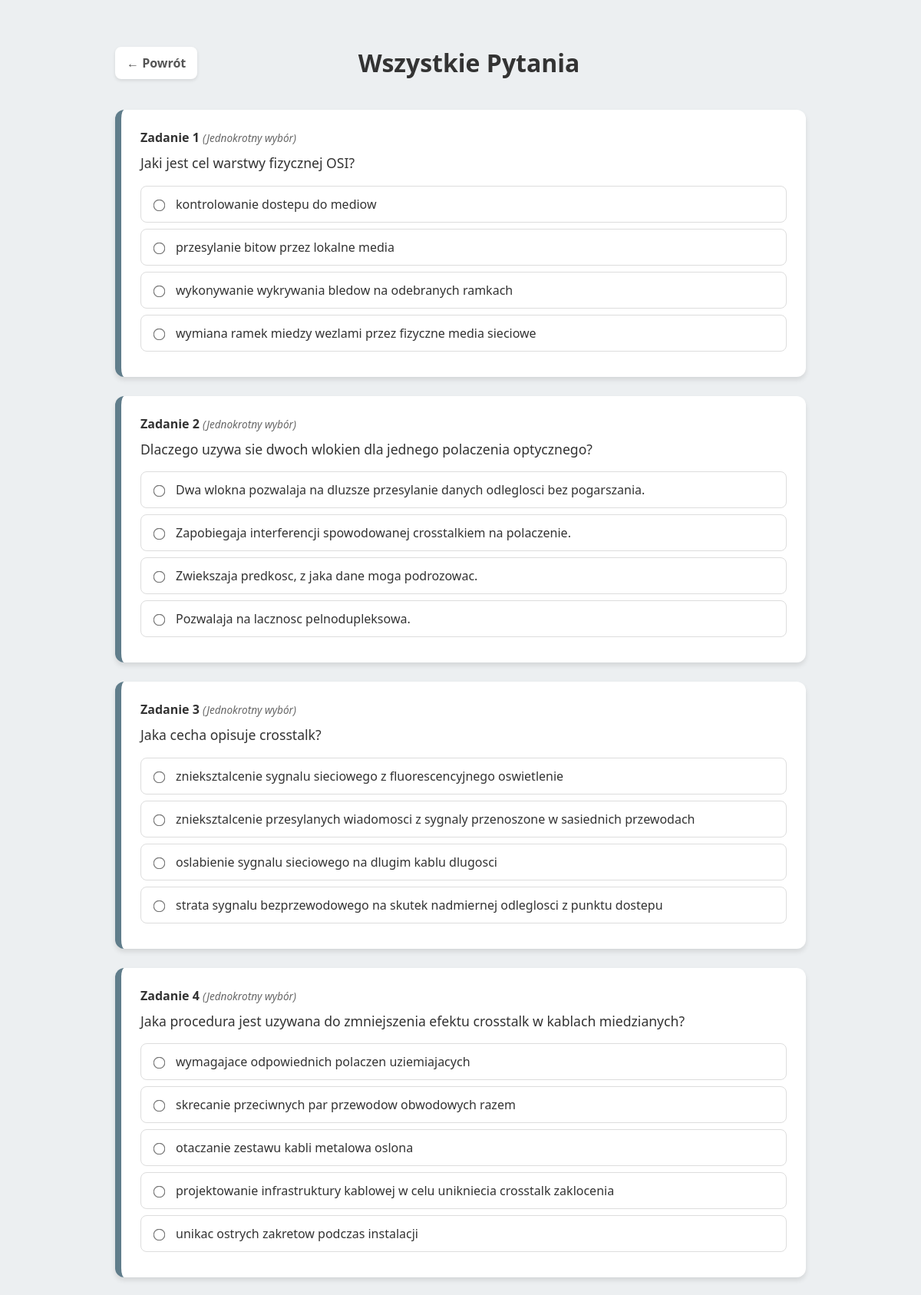
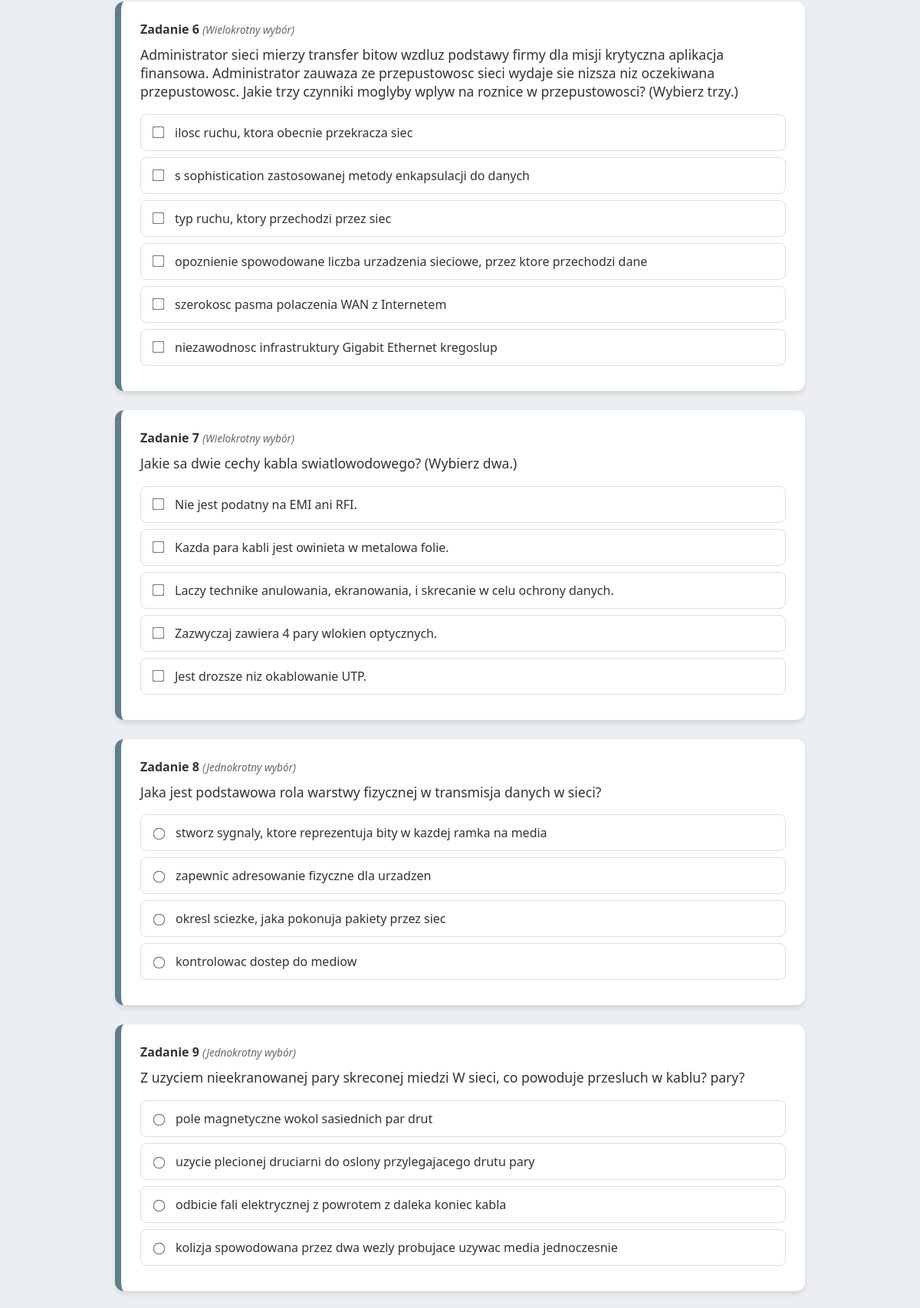
/test2/test2_wszystkie.php (upper part), run on the app's committed database (2 pictures, top to bottom).
### tables this page shows
CREATE TABLE `odpowiedzi2` (
  `id` int(11) NOT NULL AUTO_INCREMENT,
  `pytanie_id` int(11) DEFAULT NULL,
  `tresc` text NOT NULL,
  `czy_poprawna` tinyint(1) DEFAULT 0,
  PRIMARY KEY (`id`),
  KEY `pytanie_id` (`pytanie_id`),
  CONSTRAINT `odpowiedzi2_ibfk_1` FOREIGN KEY (`pytanie_id`) REFERENCES `pytania2` (`id`) ON DELETE CASCADE
);

### test2/test2_wszystkie.php (the view, shortened to what this page needs)
<?php
$host = 'localhost';
$user = 'root';
$pass = '1234';
$db   = 'pytania';
$conn = new mysqli($host, $user, $pass, $db);
$quiz = [];
$is_submitted = false;
$sql = "SELECT p.id as p_id, p.tresc as p_tresc, p.obrazek, p.multiple,
               o.id as o_id, o.tresc as o_tresc, o.czy_poprawna
        FROM pytania2 p
        LEFT JOIN odpowiedzi2 o ON p.id = o.pytanie_id
        ORDER BY p.id ASC";
$result = $conn->query($sql);
while ($row = $result->fetch_assoc()) {
    $quiz[$row['p_id']]['tresc'] = $row['p_tresc'];
    $quiz[$row['p_id']]['obrazek'] = $row['obrazek'];
    $quiz[$row['p_id']]['multiple'] = $row['multiple'];
    $quiz[$row['p_id']]['odpowiedzi'][] = [
        'id' => $row['o_id'],
        'tresc' => $row['o_tresc'],
        'poprawna' => $row['czy_poprawna']
    ];
}
?>
<!DOCTYPE html>
<html lang="pl">
<head>
</head>
<body>
    <div class="header-nav">
        <a href="menu_test2.php" class="back-btn">&larr; Powrót</a>
        <h1 style="margin:0;">Wszystkie Pytania</h1>
    </div>
    <form method="POST">
        <?php foreach ($quiz as $p_id => $q): ?>
            <?php
                $card_class = "";
            ?>
            <div class="question-card <?php echo $card_class; ?>">
                <strong>Zadanie <?php echo $p_id; ?></strong>
                <span class="multiple-info">
                    (<?php echo $q['multiple'] ? "Wielokrotny wybór" : "Jednokrotny wybór"; ?>)
                </span>
                <p style="font-size: 1.1em; margin-top: 10px;"><?php echo htmlspecialchars($q['tresc']); ?></p>
                <div class="answers">
                    <?php
                        $inputType = $q['multiple'] ? 'checkbox' : 'radio';
                        foreach ($q['odpowiedzi'] as $ans):
                            $ans_id = (string)$ans['id'];
                            $ans_class = "";
                            $checked = "";
                    ?>
                        <label class="<?php echo $ans_class; ?>">
                            <input type="<?php echo $inputType; ?>"
                                   name="ans[<?php echo $p_id; ?>]<?php echo $q['multiple'] ? '[]' : ''; ?>"
                                   value="<?php echo $ans_id; ?>"
                                   <?php echo $checked; ?>
                                   <?php if ($is_submitted) echo "disabled"; ?>>
                            <?php echo htmlspecialchars($ans['tresc']); ?>
                        </label>
                    <?php endforeach; ?>
                </div>
            </div>
        <?php endforeach; ?>
    </form>
</body>
</html>

### test2/test2_wszystkie.php (style rules this page uses)
body { font-family: 'Segoe UI', sans-serif; max-width: 900px; margin: 40px auto; padding: 20px; background: #eceff1; color: #333; }
.header-nav { display: flex; justify-content: space-between; align-items: center; margin-bottom: 40px; }
.back-btn { text-decoration: none; color: #555; background: white; padding: 10px 15px; border-radius: 8px; box-shadow: 0 2px 4px rgba(0,0,0,0.1); font-weight: bold; }
.question-card { background: white; padding: 25px; margin-bottom: 25px; border-radius: 12px; box-shadow: 0 4px 6px rgba(0,0,0,0.1); border-left: 8px solid #607d8b; transition: 0.3s; }
.multiple-info { font-size: 0.85em; color: #666; font-style: italic; }
label { display: flex; align-items: center; padding: 12px; margin: 8px 0; cursor: pointer; border-radius: 8px; border: 1px solid #ddd; background: white; transition: 0.2s; }
input { margin-right: 15px; transform: scale(1.2); }

### data on the page
odpowiedzi2: tresc "kontrolowanie dostepu do mediow"
odpowiedzi2: tresc "przesylanie bitow przez lokalne media"
odpowiedzi2: tresc "wykonywanie wykrywania bledow na odebranych ramkach"
odpowiedzi2: tresc "wymiana ramek miedzy wezlami przez fizyczne media sieciowe"
odpowiedzi2: tresc "Dwa wlokna pozwalaja na dluzsze przesylanie danych odleglosci bez pogarszania."
odpowiedzi2: tresc "Zapobiegaja interferencji spowodowanej crosstalkiem na polaczenie."
odpowiedzi2: tresc "Zwiekszaja predkosc, z jaka dane moga podrozowac."
odpowiedzi2: tresc "Pozwalaja na lacznosc pelnodupleksowa."
odpowiedzi2: tresc "znieksztalcenie sygnalu sieciowego z fluorescencyjnego oswietlenie"
odpowiedzi2: tresc "znieksztalcenie przesylanych wiadomosci z sygnaly przenoszone w sasiednich przewodach"
odpowiedzi2: tresc "oslabienie sygnalu sieciowego na dlugim kablu dlugosci"
odpowiedzi2: tresc "strata sygnalu bezprzewodowego na skutek nadmiernej odleglosci z punktu dostepu"
odpowiedzi2: tresc "wymagajace odpowiednich polaczen uziemiajacych"
odpowiedzi2: tresc "skrecanie przeciwnych par przewodow obwodowych razem"
odpowiedzi2: tresc "otaczanie zestawu kabli metalowa oslona"
odpowiedzi2: tresc "projektowanie infrastruktury kablowej w celu unikniecia crosstalk zaklocenia"
odpowiedzi2: tresc "unikac ostrych zakretow podczas instalacji"
odpowiedzi2: tresc "ilosc ruchu, ktora obecnie przekracza siec"
odpowiedzi2: tresc "s sophistication zastosowanej metody enkapsulacji do danych"
odpowiedzi2: tresc "typ ruchu, ktory przechodzi przez siec"
odpowiedzi2: tresc "opoznienie spowodowane liczba urzadzenia sieciowe, przez ktore przechodzi dane"
odpowiedzi2: tresc "szerokosc pasma polaczenia WAN z Internetem"
odpowiedzi2: tresc "niezawodnosc infrastruktury Gigabit Ethernet kregoslup"
odpowiedzi2: tresc "Nie jest podatny na EMI ani RFI."
odpowiedzi2: tresc "Kazda para kabli jest owinieta w metalowa folie."
odpowiedzi2: tresc "Laczy technike anulowania, ekranowania, i skrecanie w celu ochrony danych."
odpowiedzi2: tresc "Zazwyczaj zawiera 4 pary wlokien optycznych."
odpowiedzi2: tresc "Jest drozsze niz okablowanie UTP."
odpowiedzi2: tresc "stworz sygnaly, ktore reprezentuja bity w kazdej ramka na media"
odpowiedzi2: tresc "zapewnic adresowanie fizyczne dla urzadzen"
odpowiedzi2: tresc "okresl sciezke, jaka pokonuja pakiety przez siec"
odpowiedzi2: tresc "kontrolowac dostep do mediow"
odpowiedzi2: tresc "pole magnetyczne wokol sasiednich par drut"
odpowiedzi2: tresc "uzycie plecionej druciarni do oslony przylegajacego drutu pary"
odpowiedzi2: tresc "odbicie fali elektrycznej z powrotem z daleka koniec kabla"
odpowiedzi2: tresc "kolizja spowodowana przez dwa wezly probujace uzywac media jednoczesnie"

### other printed values
$p_id "1"
$q['tresc'] "Jaki jest cel warstwy fizycznej OSI?"
$p_id "2"
$q['tresc'] "Dlaczego uzywa sie dwoch wlokien dla jednego polaczenia optycznego?"
$p_id "3"
$q['tresc'] "Jaka cecha opisuje crosstalk?"
$p_id "4"
$q['tresc'] "Jaka procedura jest uzywana do zmniejszenia efektu crosstalk w kablach miedzianych?"
$p_id "6"
$p_id "7"
$q['tresc'] "Jakie sa dwie cechy kabla swiatlowodowego? (Wybierz dwa.)"
$p_id "8"
$q['tresc'] "Jaka jest podstawowa rola warstwy fizycznej w transmisja danych w sieci?"
$p_id "9"
$q['tresc'] "Z uzyciem nieekranowanej pary skreconej miedzi W sieci, co powoduje przesluch w kablu? pary?"
